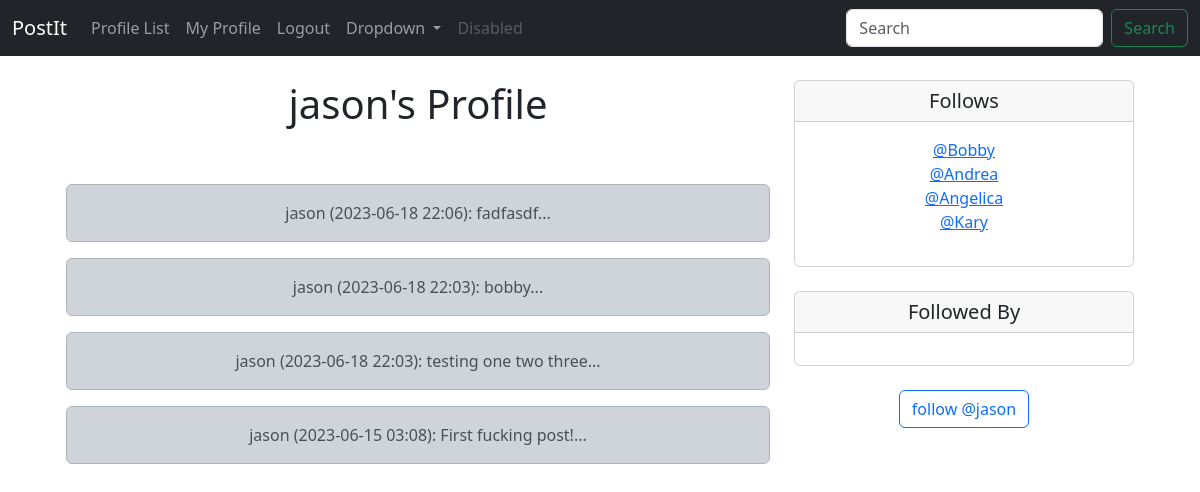
/profile/1 (signed in), run on an earlier commit of the app's database.
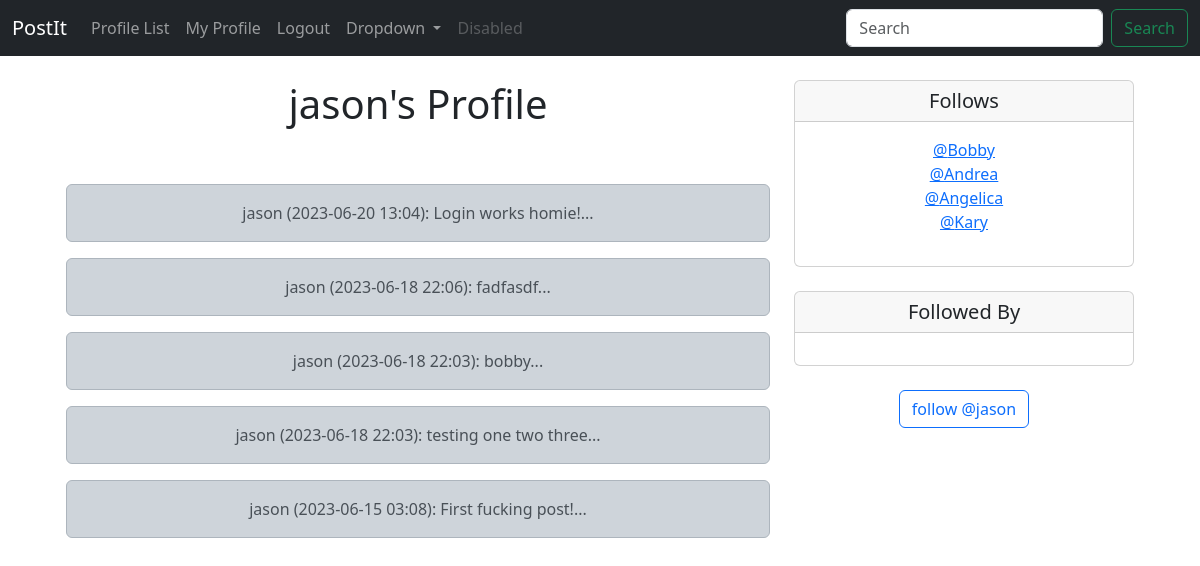
And on a later commit of the database.
### postit/models.py (models this page shows)
class Post(models.Model):
    user = models.ForeignKey(
        User, related_name='posts',
        on_delete=models.DO_NOTHING
    )
    body = models.CharField(max_length=200)
    created_at = models.DateTimeField(auto_now_add=True)
    def __str__(self):
        return(
            f'{self.user} '
            f'({self.created_at:%Y-%m-%d %H:%M}): '
            f'{self.body}...'
        )

class Profile(models.Model):
    user = models.OneToOneField(User, on_delete=models.CASCADE)
    follows = models.ManyToManyField(
        'self',
        related_name='followed_by',
        symmetrical=False,
        blank=True
    )
    date_modified = models.DateTimeField(User, auto_now=True)
    def __str__(self):
        return self.user.username

### postit/views.py (the view, shortened to what this page needs)
# urls.py: path('profile/<int:pk>', views.profile, name='profile'),
def profile(request, pk):
    if request.user.is_authenticated:
        profile = Profile.objects.get(user_id=pk)
        posts = Post.objects.filter(user_id=pk).order_by('-created_at')
        return render(request, 'profile.html', {'profile': profile, 'posts': posts})
    else:
        messages.success(request, 'You must be logged in to view this page!')
        return redirect('home')

### postit/templates/profile.html (shortened to what this page needs)
{% extends 'base.html' %}
{% block content %}
{% if profile %}
    <div class="container text-center">
        <div class="row">
            <div class="col-8">
                <h1>{{ profile.user.username }}'s Profile</h1><br/>
                <br/>
                {% if posts %}
                {% for post in posts %}
                <div class="alert alert-dark" role="alert">
                    {{ post }}
                </div>
                {% endfor %}
                {% endif %}
            </div>
            <div class="col-4">
                <div class="card">
                  <h5 class="card-header">Follows</h5>
                  <div class="card-body">
                    <p class="card-text">
                        {% for following in profile.follows.all %}
                <a href="{% url 'profile' following.user.id %}">@{{ following }}<a/><br/>
            {% endfor %}
                    </p>
                  </div>
                </div>
                <br/>
            <div class="card">
                  <h5 class="card-header">Followed By</h5>
                  <div class="card-body">
                  </div>
                </div>
                <br/>
                <form method="POST">
                {% if profile in user.profile.follows.all %}
                    <button class="btn btn-outline-danger" name="follow" value="unfollow" type="submit">
                        Unfollow @{{ profile.user.username }}
                    </button>
                {% else %}
                    <button class="btn btn-outline-primary" name="follow" value="follow" type="submit">
                        follow @{{ profile.user.username }}
                    </button>
                {% endif %}
                </form>
<br/>
            </div>
        </div>
    </div>
{% endif %}
{% endblock %}

What changed in the data, as far as the page shows it:
added Post: user+created_at+body "jason (2023-06-20 13:04): Login works homie!..."
